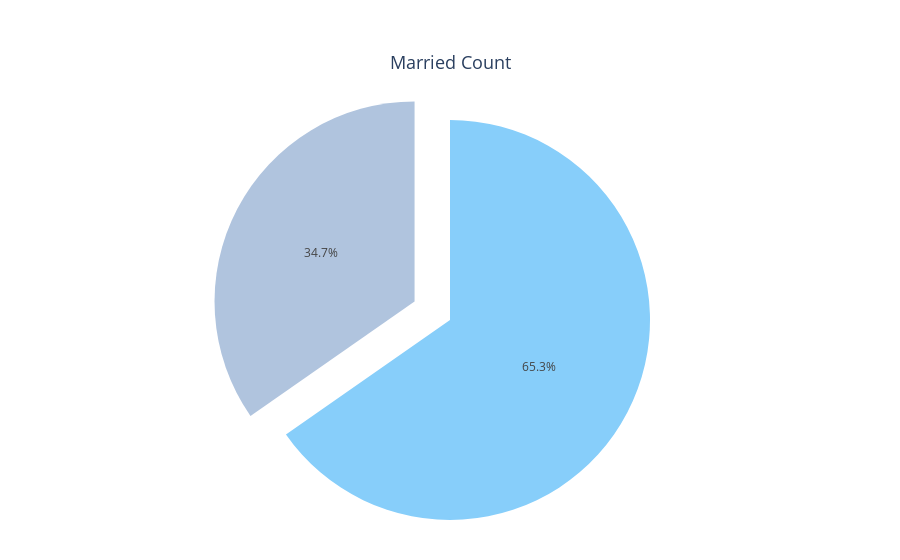

Notebook code for this chart:
### Code cell
colors = ['LightSkyBlue','LightSteelBlue']
fig = go.Figure(data=[go.Pie( labels = gender_up,  values= gender_data ,hole=0.2, pull=[0, 0.2]  )])
fig.update_traces(showlegend=False , marker=dict(colors=colors))
fig.update_layout(
    title_text="Married Count",
    title_x=0.5,  # Set the title's x position to center
    title_y=0.9,  # Set the title's y position (adjust as needed)
    title_font_size=18 ,
    plot_bgcolor='rgba(0, 0, 0, 0)',   # Plot area background
    paper_bgcolor='rgba(0,0,0,0)'
)
fig.update_layout(margin=dict(t=80, b=0, l=0, r=0))
fig.show()

### Figure 1 — Plotly figure (JSON) as saved in the notebook; plotly's stock layout.template omitted (floating-point values rounded to 4 significant figures)
{"data": [{"labels": ["Yes", "No"], "marker": {"colors": ["LightSkyBlue", "LightSteelBlue"]}, "pull": [0, 0.2], "showlegend": false, "type": "pie", "values": [401, 213]}], "layout": {"margin": {"b": 0, "l": 0, "r": 0, "t": 80}, "paper_bgcolor": "rgba(0,0,0,0)", "plot_bgcolor": "rgba(0, 0, 0, 0)", "title": {"font": {"size": 18}, "text": "Married Count", "x": 0.5, "y": 0.9}}}
